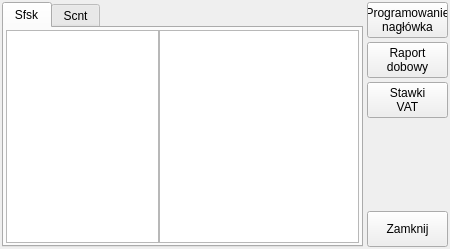
<?xml version="1.0" encoding="UTF-8"?>
<ui version="4.0">
 <class>PreparingDeviceWindow</class>
 <widget class="QMainWindow" name="PreparingDeviceWindow">
  <property name="geometry">
   <rect>
    <x>0</x>
    <y>0</y>
    <width>450</width>
    <height>249</height>
   </rect>
  </property>
  <property name="windowTitle">
   <string>MainWindow</string>
  </property>
  <widget class="QWidget" name="centralwidget">
   <layout class="QGridLayout" name="gridLayout">
    <property name="leftMargin">
     <number>2</number>
    </property>
    <property name="topMargin">
     <number>2</number>
    </property>
    <property name="rightMargin">
     <number>2</number>
    </property>
    <property name="bottomMargin">
     <number>2</number>
    </property>
    <property name="spacing">
     <number>4</number>
    </property>
    <item row="0" column="0" rowspan="5">
     <widget class="QTabWidget" name="tabWidget">
      <property name="currentIndex">
       <number>0</number>
      </property>
      <widget class="QWidget" name="tab">
       <attribute name="title">
        <string>Sfsk</string>
       </attribute>
       <layout class="QGridLayout" name="gridLayout_3">
        <property name="leftMargin">
         <number>2</number>
        </property>
        <property name="topMargin">
         <number>2</number>
        </property>
        <property name="rightMargin">
         <number>2</number>
        </property>
        <property name="bottomMargin">
         <number>2</number>
        </property>
        <property name="spacing">
         <number>2</number>
        </property>
        <item row="0" column="0">
         <layout class="QHBoxLayout" name="horizontalLayout">
          <property name="spacing">
           <number>0</number>
          </property>
          <item>
           <widget class="QTextBrowser" name="textBrowserStaticSfsk">
            <property name="maximumSize">
             <size>
              <width>210</width>
              <height>16777215</height>
             </size>
            </property>
           </widget>
          </item>
          <item>
           <widget class="QTextBrowser" name="textBrowserResponseSfsk"/>
          </item>
         </layout>
        </item>
       </layout>
      </widget>
      <widget class="QWidget" name="tab_2">
       <attribute name="title">
        <string>Scnt</string>
       </attribute>
       <layout class="QGridLayout" name="gridLayout_2">
        <property name="leftMargin">
         <number>2</number>
        </property>
        <property name="topMargin">
         <number>2</number>
        </property>
        <property name="rightMargin">
         <number>2</number>
        </property>
        <property name="bottomMargin">
         <number>2</number>
        </property>
        <property name="spacing">
         <number>2</number>
        </property>
        <item row="0" column="0">
         <layout class="QHBoxLayout" name="horizontalLayout_2">
          <property name="spacing">
           <number>0</number>
          </property>
          <item>
           <widget class="QTextBrowser" name="textBrowserStaticScnt">
            <property name="maximumSize">
             <size>
              <width>210</width>
              <height>16777215</height>
             </size>
            </property>
           </widget>
          </item>
          <item>
           <widget class="QTextBrowser" name="textBrowserResponseScnt"/>
          </item>
         </layout>
        </item>
       </layout>
      </widget>
     </widget>
    </item>
    <item row="0" column="1">
     <widget class="QPushButton" name="pushButtonHeader">
      <property name="minimumSize">
       <size>
        <width>81</width>
        <height>36</height>
       </size>
      </property>
      <property name="maximumSize">
       <size>
        <width>81</width>
        <height>36</height>
       </size>
      </property>
      <property name="text">
       <string>Programowanie
nagłówka</string>
      </property>
     </widget>
    </item>
    <item row="1" column="1">
     <widget class="QPushButton" name="pushButtonDailyReport">
      <property name="minimumSize">
       <size>
        <width>81</width>
        <height>36</height>
       </size>
      </property>
      <property name="maximumSize">
       <size>
        <width>81</width>
        <height>36</height>
       </size>
      </property>
      <property name="text">
       <string>Raport
dobowy</string>
      </property>
     </widget>
    </item>
    <item row="2" column="1">
     <widget class="QPushButton" name="pushButtonVatRates">
      <property name="minimumSize">
       <size>
        <width>81</width>
        <height>36</height>
       </size>
      </property>
      <property name="maximumSize">
       <size>
        <width>81</width>
        <height>36</height>
       </size>
      </property>
      <property name="text">
       <string>Stawki
VAT</string>
      </property>
     </widget>
    </item>
    <item row="3" column="1">
     <spacer name="verticalSpacer">
      <property name="orientation">
       <enum>Qt::Vertical</enum>
      </property>
      <property name="sizeHint" stdset="0">
       <size>
        <width>20</width>
        <height>82</height>
       </size>
      </property>
     </spacer>
    </item>
    <item row="4" column="1">
     <widget class="QPushButton" name="pushButtonClose">
      <property name="minimumSize">
       <size>
        <width>81</width>
        <height>36</height>
       </size>
      </property>
      <property name="maximumSize">
       <size>
        <width>81</width>
        <height>36</height>
       </size>
      </property>
      <property name="text">
       <string>Zamknij</string>
      </property>
     </widget>
    </item>
   </layout>
  </widget>
 </widget>
 <resources/>
 <connections/>
</ui>
